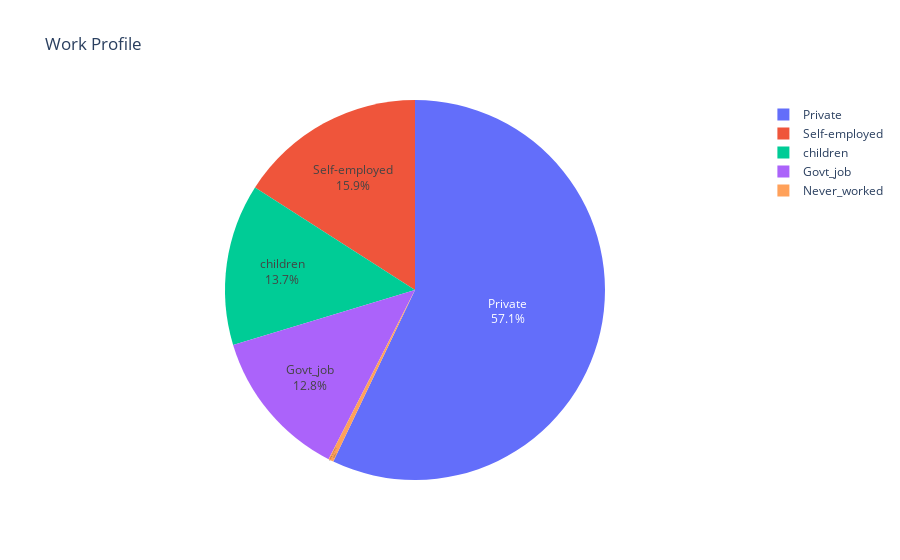

The cell this chart's notebook holds for it:
### Markdown cell above
* The dataset has slightly more females and people that were married before than males and people who were never married respectively
> * <b> The major issue with this dataset that we aim to fix is that it is one sided towards people that don't have a stroke, heart diseases or hypertension. </b>

### Code cell
work_types = dict(ZscoreC_data['work_type'].value_counts())
fig = px.pie(names = work_types.keys(),values = work_types.values(),title = 'Work Profile')
fig.update_traces(textposition='inside', textinfo='percent+label')

### Figure 1 — Plotly figure (JSON) as saved in the notebook; plotly's stock layout.template omitted (floating-point values rounded to 4 significant figures)
{"data": [{"domain": {"x": [0, 1], "y": [0, 1]}, "hovertemplate": "label=%{label}<br>value=%{value}<extra></extra>", "labels": ["Private", "Self-employed", "children", "Govt_job", "Never_worked"], "legendgroup": "", "name": "", "showlegend": true, "textinfo": "percent+label", "textposition": "inside", "type": "pie", "values": [2855, 797, 687, 641, 22]}], "layout": {"legend": {"tracegroupgap": 0}, "title": {"text": "Work Profile"}}}
